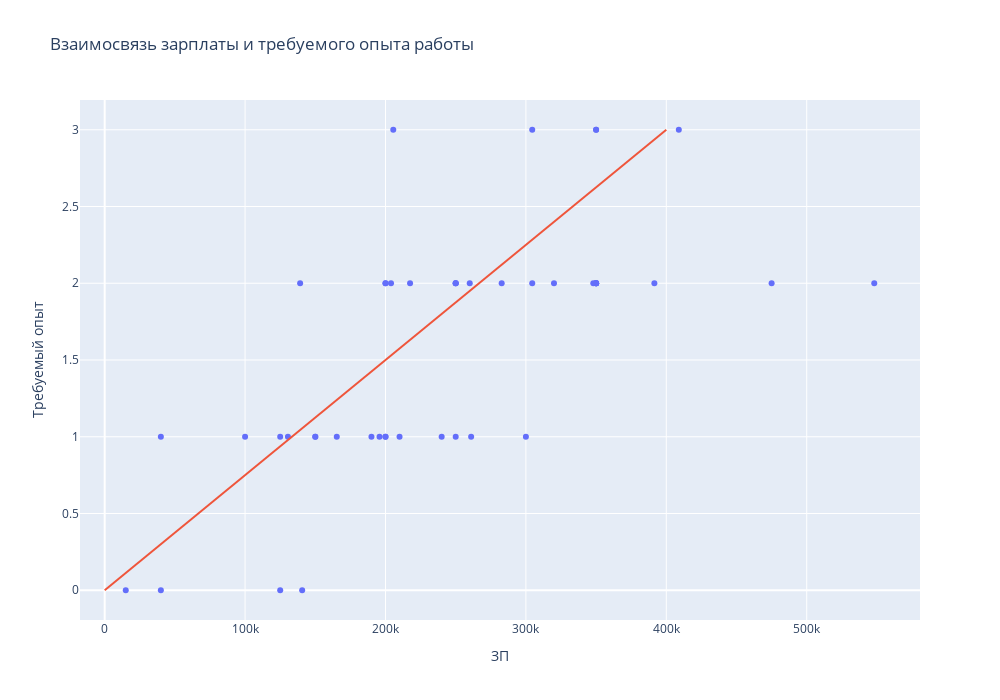

Write notebook code for a chart like this one.
### Markdown cell above
Действительно, кандидатов без опыта готовы рассматривать только в 15 вакансиях.

А более, чем в половине вакансий требуется опыт от 3 до 6 лет. Т.о. вход в DS и ML для кандидатов без опыта довольно сложен.

### Code cell
def get_expierence(experience_name):
    experience_dict = {
        'Нет опыта': 0,
        'От 1 года до 3 лет': 1,
        'От 3 до 6 лет': 2,
        'Более 6 лет': 3
    }
    return experience_dict.get(experience_name)

df['expierence'] = df['experience_name'].apply(get_expierence)
fig = px.scatter(
    data_frame=df[~pd.isna(df['salary'])],
    x = 'salary',
    y = 'expierence',
    width=1000,
    height=700,
    title='Взаимосвязь зарплаты и требуемого опыта работы',
    labels = {'salary': 'ЗП', 'expierence': 'Требуемый опыт'}
)
fig.add_scatter(
    x=[0, 400000],
    y=[0, 3],
    mode='lines',
    showlegend=False
)
fig.show()

### Figure 1 — Plotly figure (JSON) as saved in the notebook; plotly's stock layout.template omitted (floating-point values rounded to 4 significant figures)
{"data": [{"hovertemplate": "ЗП=%{x}<br>Требуемый опыт=%{y}<extra></extra>", "legendgroup": "", "marker": {"color": "#636efa", "symbol": "circle"}, "mode": "markers", "name": "", "orientation": "v", "showlegend": false, "type": "scatter", "x": [15000, 40000, 150000, 165300, 300000, 140600.0, 250000, 130500, 350000, 125000, 548100, 40000, 320000, 350000, 350000, 195750, 217500, 250000, 350000, 391500, 200000, 260000, 250000, 282750, 139200, 210000, 200000, 304500, 240000, 250000, 350000, 200000, 200000, 261000, 190000, 350000, 475000, 203900.0, 350000, 150000, 408900, 100000, 125000, 348000, 205500.0, 304500], "xaxis": "x", "y": [0, 1, 1, 1, 1, 0, 1, 1, 2, 1, 2, 0, 2, 2, 2, 1, 2, 2, 2, 2, 1, 2, 2, 2, 2, 1, 1, 3, 1, 2, 3, 2, 2, 1, 1, 2, 2, 2, 3, 1, 3, 1, 0, 2, 3, 2], "yaxis": "y"}, {"mode": "lines", "showlegend": false, "type": "scatter", "x": [0, 400000], "y": [0, 3]}], "layout": {"height": 700, "legend": {"tracegroupgap": 0}, "title": {"text": "Взаимосвязь зарплаты и требуемого опыта работы"}, "width": 1000, "xaxis": {"anchor": "y", "domain": [0, 1], "title": {"text": "ЗП"}}, "yaxis": {"anchor": "x", "domain": [0, 1], "title": {"text": "Требуемый опыт"}}}}
